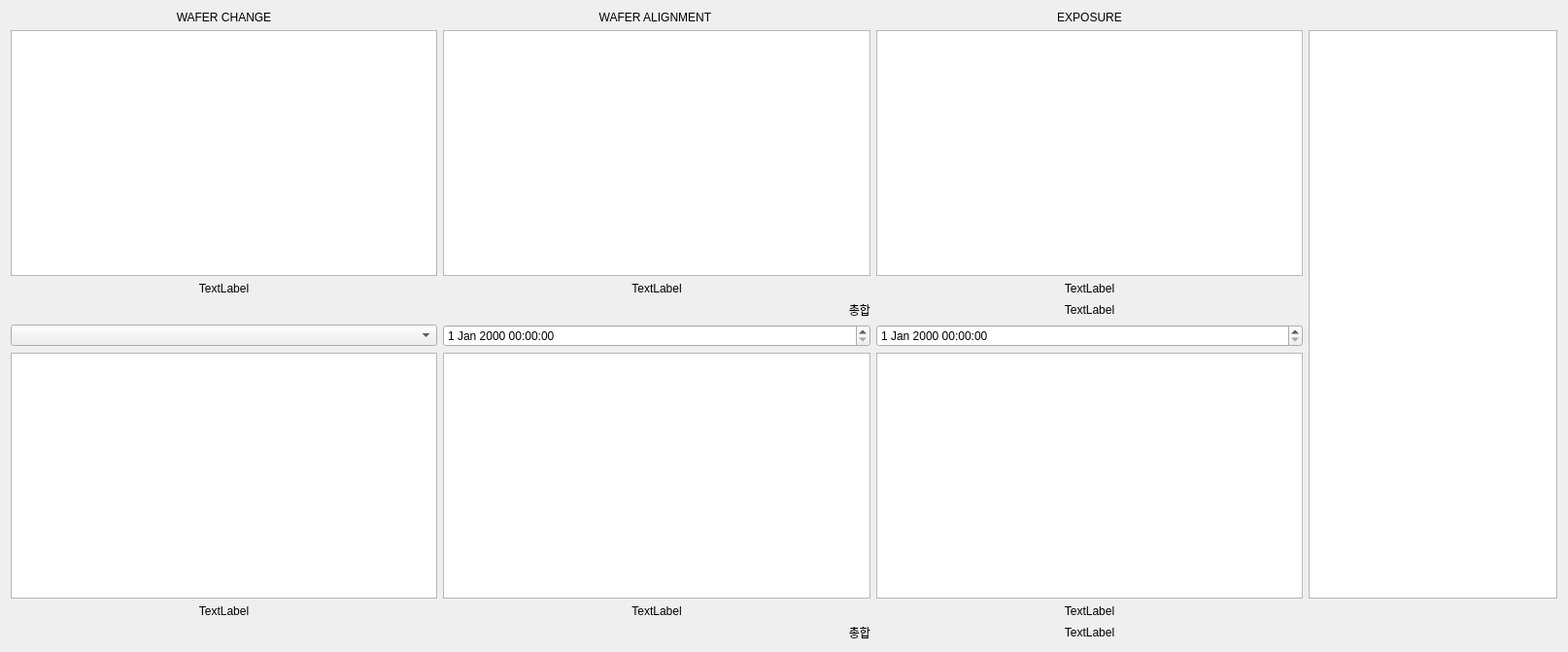
<?xml version="1.0" encoding="UTF-8"?>
<ui version="4.0">
 <class>nikon_time_log</class>
 <widget class="QWidget" name="nikon_time_log">
  <property name="geometry">
   <rect>
    <x>0</x>
    <y>0</y>
    <width>1614</width>
    <height>671</height>
   </rect>
  </property>
  <property name="acceptDrops">
   <bool>true</bool>
  </property>
  <property name="windowTitle">
   <string>Form</string>
  </property>
  <layout class="QGridLayout" name="gridLayout">
   <item row="1" column="2">
    <widget class="QTableView" name="M_EXPOSURE"/>
   </item>
   <item row="0" column="2">
    <widget class="QLabel" name="label_3">
     <property name="text">
      <string>EXPOSURE</string>
     </property>
     <property name="alignment">
      <set>Qt::AlignCenter</set>
     </property>
    </widget>
   </item>
   <item row="0" column="0">
    <widget class="QLabel" name="label">
     <property name="text">
      <string>WAFER CHANGE</string>
     </property>
     <property name="alignment">
      <set>Qt::AlignCenter</set>
     </property>
    </widget>
   </item>
   <item row="5" column="0">
    <widget class="QListWidget" name="listWidget"/>
   </item>
   <item row="1" column="3" rowspan="5">
    <widget class="QTableView" name="filelist_table">
     <property name="sizePolicy">
      <sizepolicy hsizetype="Maximum" vsizetype="Expanding">
       <horstretch>0</horstretch>
       <verstretch>0</verstretch>
      </sizepolicy>
     </property>
    </widget>
   </item>
   <item row="4" column="0">
    <widget class="QComboBox" name="comboBox"/>
   </item>
   <item row="1" column="0">
    <widget class="QTableView" name="M_WAFER_CHANGE"/>
   </item>
   <item row="5" column="2">
    <widget class="QTableView" name="tableView_5"/>
   </item>
   <item row="2" column="0">
    <widget class="QLabel" name="LA_WAFER_CHANGE_totalsum">
     <property name="text">
      <string>TextLabel</string>
     </property>
     <property name="alignment">
      <set>Qt::AlignCenter</set>
     </property>
    </widget>
   </item>
   <item row="3" column="2">
    <widget class="QLabel" name="LA_M_total_time">
     <property name="text">
      <string>TextLabel</string>
     </property>
     <property name="alignment">
      <set>Qt::AlignCenter</set>
     </property>
    </widget>
   </item>
   <item row="2" column="1">
    <widget class="QLabel" name="LA_WAFER_ALIGNMENT_totalsum">
     <property name="text">
      <string>TextLabel</string>
     </property>
     <property name="alignment">
      <set>Qt::AlignCenter</set>
     </property>
    </widget>
   </item>
   <item row="1" column="1">
    <widget class="QTableView" name="M_WAFER_ALIGNMENT"/>
   </item>
   <item row="0" column="1">
    <widget class="QLabel" name="label_2">
     <property name="text">
      <string>WAFER ALIGNMENT </string>
     </property>
     <property name="alignment">
      <set>Qt::AlignCenter</set>
     </property>
    </widget>
   </item>
   <item row="2" column="2">
    <widget class="QLabel" name="LA_EXPOSURE_totalsum">
     <property name="text">
      <string>TextLabel</string>
     </property>
     <property name="alignment">
      <set>Qt::AlignCenter</set>
     </property>
    </widget>
   </item>
   <item row="5" column="1">
    <widget class="QTableView" name="tableView_4"/>
   </item>
   <item row="3" column="1">
    <widget class="QLabel" name="label_8">
     <property name="text">
      <string>총합</string>
     </property>
     <property name="alignment">
      <set>Qt::AlignRight|Qt::AlignTrailing|Qt::AlignVCenter</set>
     </property>
    </widget>
   </item>
   <item row="6" column="0">
    <widget class="QLabel" name="label_9">
     <property name="text">
      <string>TextLabel</string>
     </property>
     <property name="alignment">
      <set>Qt::AlignCenter</set>
     </property>
    </widget>
   </item>
   <item row="6" column="1">
    <widget class="QLabel" name="label_10">
     <property name="text">
      <string>TextLabel</string>
     </property>
     <property name="alignment">
      <set>Qt::AlignCenter</set>
     </property>
    </widget>
   </item>
   <item row="6" column="2">
    <widget class="QLabel" name="label_11">
     <property name="text">
      <string>TextLabel</string>
     </property>
     <property name="alignment">
      <set>Qt::AlignCenter</set>
     </property>
    </widget>
   </item>
   <item row="7" column="2">
    <widget class="QLabel" name="label_12">
     <property name="text">
      <string>TextLabel</string>
     </property>
     <property name="alignment">
      <set>Qt::AlignCenter</set>
     </property>
    </widget>
   </item>
   <item row="7" column="1">
    <widget class="QLabel" name="label_13">
     <property name="text">
      <string>총합</string>
     </property>
     <property name="alignment">
      <set>Qt::AlignRight|Qt::AlignTrailing|Qt::AlignVCenter</set>
     </property>
    </widget>
   </item>
   <item row="4" column="1">
    <widget class="QDateTimeEdit" name="dateTimeEdit"/>
   </item>
   <item row="4" column="2">
    <widget class="QDateTimeEdit" name="dateTimeEdit_2"/>
   </item>
  </layout>
 </widget>
 <resources/>
 <connections/>
</ui>
